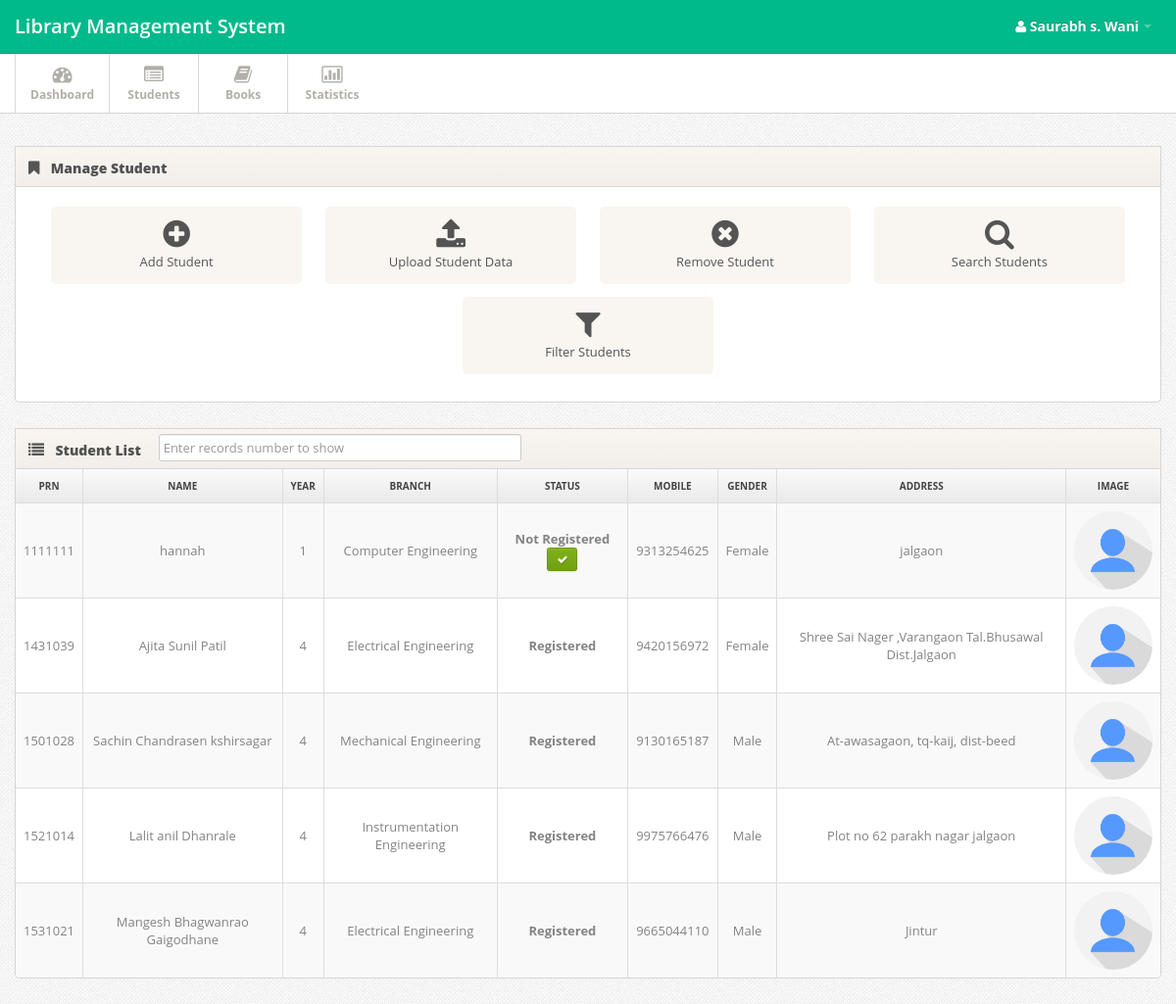
Page /student.php (signed in) on the committed database.
### tables this page shows
CREATE TABLE `student` (
  `stid` int(11) UNSIGNED NOT NULL,
  `prn` varchar(11) NOT NULL,
  `Name` varchar(30) NOT NULL,
  `Email` varchar(256) NOT NULL,
  `mobile` bigint(255) NOT NULL,
  `branch` varchar(30) NOT NULL,
  `admi_year` date NOT NULL,
  `status` varchar(30) NOT NULL DEFAULT '0',
  `Gender` text NOT NULL,
  `Address` longtext NOT NULL,
  `image` longtext NOT NULL
);

### fun.php (called while the page is built, shortened)
<?php
function select($var,$col,$condtn)
{
	$query="SELECT $var FROM $col $condtn";
	$sql=mysqli_query($GLOBALS['connection'],$query);
	return $sql;
}
function diff_date($date1,$date2,$category)
{
	$diff = abs(strtotime($date2) - strtotime($date1));
	$years = floor($diff / (365*60*60*24));
	$months = floor(($diff - $years * 365*60*60*24) / (30*60*60*24));
	$days = floor(($diff - $years * 365*60*60*24 - $months*30*60*60*24)/ (60*60*24));
	if ($category=="Y"){return $years;}
	elseif($category=="M"){return $months;}
	elseif($category=="D"){ if($months>=1){return $months*30+$days;}else{return $days;} }
	else{return $years."y-".$months."m-".$days."d";}
}
?>

### student.php (the view, shortened to what this page needs)
<?php
include('header.php');
?>
<div class="span12">
  <div class="widget">
    <div class="widget-header"> <i class="icon-bookmark"></i>
      <h3>Manage Student</h3>
    </div>
    <div class="widget-content">
      <div class="shortcuts">
        <a href="#myModal" role="button" data-toggle="modal" class="shortcut"><i class="shortcut-icon icon-plus-sign"></i><span class="shortcut-label">Add Student</span> </a>
        <a href="#myModal3" role="button" data-toggle="modal" class="shortcut"><i class="shortcut-icon icon-upload-alt"></i><span class="shortcut-label">Upload Student Data</span> </a>
        <a href="#myModal2" role="button" data-toggle="modal" class="shortcut"><i class="shortcut-icon icon-remove-sign"></i> <span class="shortcut-label">Remove Student</span> </a>
        <a href="gt.php?page=IMPORT-EXPORT" class="shortcut"> <i class="shortcut-icon icon-search"></i><span class="shortcut-label">Search Students</span> </a>
        <a href="#myModal1" role="button" data-toggle="modal" class="shortcut"><i class="shortcut-icon icon-filter"></i><span class="shortcut-label">Filter Students</span> </a>
      </div>
    </div>
  </div>
  <div class="widget widget-table action-table">
    <div class="widget-header"><i class='icon-list'></i>
      <h3><?php
      $result=select("*","student","WHERE 1");
      $row=mysqli_num_rows($result);
      if($row!=0){ ?>
        <form  action="student.php" method="GET" >
          Student List
          &emsp;<input class="span4 m-wrap" type="number" name="cnt" autocomplete="off" placeholder="Enter records number to show">
        </form>
      <?php } ?>
    </h3>
  </div>
  <div class="widget-content">
    <table class="table table-striped table-bordered">
      <thead>
        <tr>
          <th><center>PRN</center></th>
          <th><center>Name</center></th>
          <th><center>Year</center></th>
          <th><center>Branch</center></th>
          <th><center>Status</center></th>
          <th><center>Mobile</center></th>
          <th><center>Gender</center></th>
          <th><center>Address</center></th>
          <th><center>Image</center></th>
        </tr>
      </thead>
      <tbody>
        <?php
        $cnt = 5;
        $result=select("*","student","ORDER BY prn LIMIT $cnt");
        while($std=mysqli_fetch_assoc($result))
        {
          echo "<tr>
          <td><center> ".$std['prn']."</center></td>
          <td><center> ".$std['Name']."</center></td>
          <td><center> ".(diff_date($std['admi_year'],date("Y-m-d H:i:s"),"Y")+1)."</center></td>
          <td><center> ".$std['branch']."</center></td>
          <td><center>
          <b> ";?>
          <?php
          if($std['status']!="1"){echo "Not Registered";}else{echo "Registered";}
          echo "</b>";
          if($std['status']!="1"){
            echo "<a href='reg.php?prn=".$std['prn']."' title='Register' name='register' class='btn btn-mini btn-success'><i class='btn-icon-only icon-ok' style='margin: 0px 0px 20px;'></i>";}
            echo "</a></center></td>
            <td><center> ".$std['mobile']."</center></td>
            <td><center> ".$std['Gender']."</center></td>
            <td><center> ".$std['Address']."</center></td>
            <td><center><img alt='No Photo' src='images/".$std['image']."' class='control-label span4' for='userimage' style='border-radius: 60%;display: inline-block;
            width: 80px;
            height: 80px;' onerror=this.src='images/stff.png'>
            </center></td>
            </tr>";
          }
          ?>
        </tbody>
      </table>
    </div>
  </div>
</div>
<?php
include('footer.php');
?>

### css/style.css (style rules this page uses)
body { background: #f9f6f1; font: 13px/1.7em 'Open Sans'; }
input, button, select, textarea { font-family: 'Open Sans'; }
.btn-icon-only { padding-right: 3px; padding-left: 3px; }
.table td { vertical-align: middle; }
.table-bordered th { background: #E9E9E9; background:-moz-linear-gradient(top, #FAFAFA 0%, #E9E9E9 100%); background:-webkit-gradient(linear, left top, left bottom, color-stop(0%,#FAFAFA), color-stop(100%,#E9E9E9)); background:-webkit-linear-gradient(top, #FAFAFA 0%,#E9E9E9 100%); background:-o-linear-gradient(top, #FAFAFA 0%,#E9E9E9 100%); background:-ms-linear-gradient(top, #FAFAFA 0%,#E9E9E9 100%); background:linear-gradient(top, #FAFAFA 0%,#E9E9E9 100%); filter: progid:DXImageTransform.Microsoft.gradient(startColorstr='#FAFAFA', endColorstr='#E9E9E9'); -ms-filter: "progid:DXImageTransform.Microsoft.gradient(startColorstr='#FAFAFA', endColorstr='#E9E9E9')"; font-size: 10px; color: #444; text-transform: uppercase; }
.widget { position: relative; clear: both; width: auto; margin-bottom: 2em; overflow: hidden; }
.widget-header { position: relative; height: 40px; line-height: 40px; background: #f9f6f1; background:-moz-linear-gradient(top, #f9f6f1 0%, #f2efea 100%); background:-webkit-gradient(linear, left top, left bottom, color-stop(0%,#f9f6f1), color-stop(100%,#f2efea)); background:-webkit-linear-gradient(top, #f9f6f1 0%,#f2efea 100%); background:-o-linear-gradient(top, #f9f6f1 0%,#f2efea 100%); background:-ms-linear-gradient(top, #f9f6f1 0%,#f2efea 100%); background:linear-gradient(top, #f9f6f1 0%,#f2efea 100%); filter: progid:DXImageTransform.Microsoft.gradient(startColorstr='#f9f6f1', endColorstr='#f2efea'); -ms-filter: "progid:DXImageTransform.Microsoft.gradient(startColorstr='#f9f6f1', endColorstr='#f2efea')"; border: 1px solid #d6d6d6; -webkit-background-clip: padding-box; }
.widget-header h3 { position: relative; top: 2px; left: 10px; display: inline-block; margin-right: 3em; font-size: 14px; font-weight: 800; color: #525252; line-height: 18px; text-shadow: 1px 1px 2px rgba(255,255,255,.5); }
.widget-header [class^="icon-"], .widget-header [class*=" icon-"] { display: inline-block; margin-left: 13px; margin-right: -2px; font-size: 16px; color: #555; vertical-align: middle; }
.widget-content { padding: 20px 15px 15px; background: #FFF; border: 1px solid #D5D5D5; -moz-border-radius: 5px; -webkit-border-radius: 5px; border-radius: 5px; }
.widget-header+.widget-content { border-top: none; -webkit-border-top-left-radius: 0; -webkit-border-top-right-radius: 0; -moz-border-radius-topleft: 0; -moz-border-radius-topright: 0; border-top-left-radius: 0; border-top-right-radius: 0; }
.widget-content:before, .widget-content:after { content:""; display:table; }
.widget-content:after { clear:both; }
.widget-content { zoom:1; }
.widget-table .widget-content { padding: 0; }
.widget-table .table { margin-bottom: 0; border: none; }
.widget-table .table tr td:first-child { border-left: none; }
.widget-table .table tr th:first-child { border-left: none; }

### css/pages/dashboard.css (style rules this page uses)
.shortcuts { text-align: center; }
.shortcuts .shortcut { width: 22.50%; display: inline-block; padding: 12px 0; margin: 0 .9% 1em; vertical-align: top; text-decoration: none; background: #f9f6f1; border-radius: 5px; }
.shortcuts .shortcut .shortcut-icon { margin-top: .25em; margin-bottom: .25em; font-size: 32px; color: #545454; }
.shortcuts .shortcut-label { display: block; font-weight: 400; color: #545454; }

### css/pages/signin.css (style rules this page uses)
body { background: url(../../images/body-bg.png); color:#838383; font: 13px/1.7em 'Open Sans'; }

### rows in the picture
student: prn "1111111", Name "hannah", branch "Computer Engineering", status "Not Registered", mobile "9313254625", Gender "Female", Address "jalgaon"
student: prn "1431039", Name "Ajita Sunil Patil", branch "Electrical Engineering", status "Registered", mobile "9420156972", Gender "Female", Address "Shree Sai Nager ,Varangaon Tal.Bhusawal Dist.Jalgaon"
student: prn "1501028", Name "Sachin Chandrasen kshirsagar", branch "Mechanical Engineering", status "Registered", mobile "9130165187", Gender "Male", Address "At-awasagaon, tq-kaij, dist-beed"
student: prn "1521014", Name "Lalit anil Dhanrale", branch "Instrumentation Engineering", status "Registered", mobile "9975766476", Gender "Male", Address "Plot no 62 parakh nagar jalgaon"
student: prn "1531021", Name "Mangesh Bhagwanrao Gaigodhane", branch "Electrical Engineering", status "Registered", mobile "9665044110", Gender "Male", Address "Jintur"

### other values in the picture
$_SESSION['sn'] "Saurabh s. Wani"
